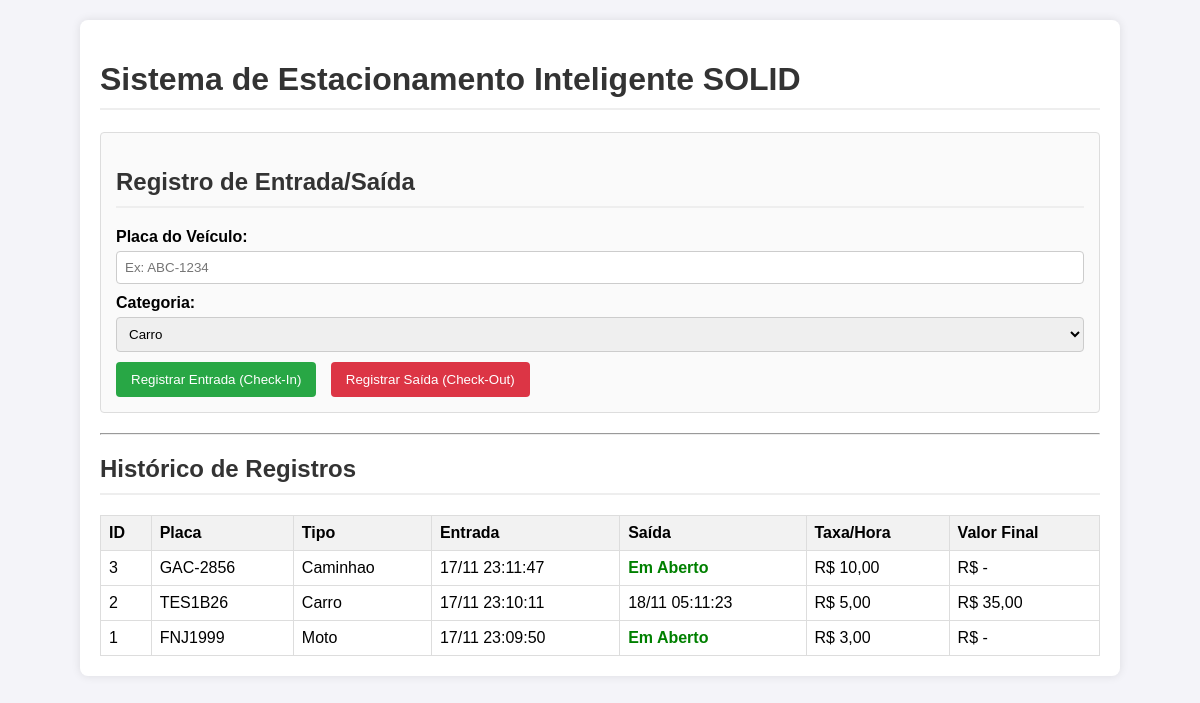
Before: / with the older database file.
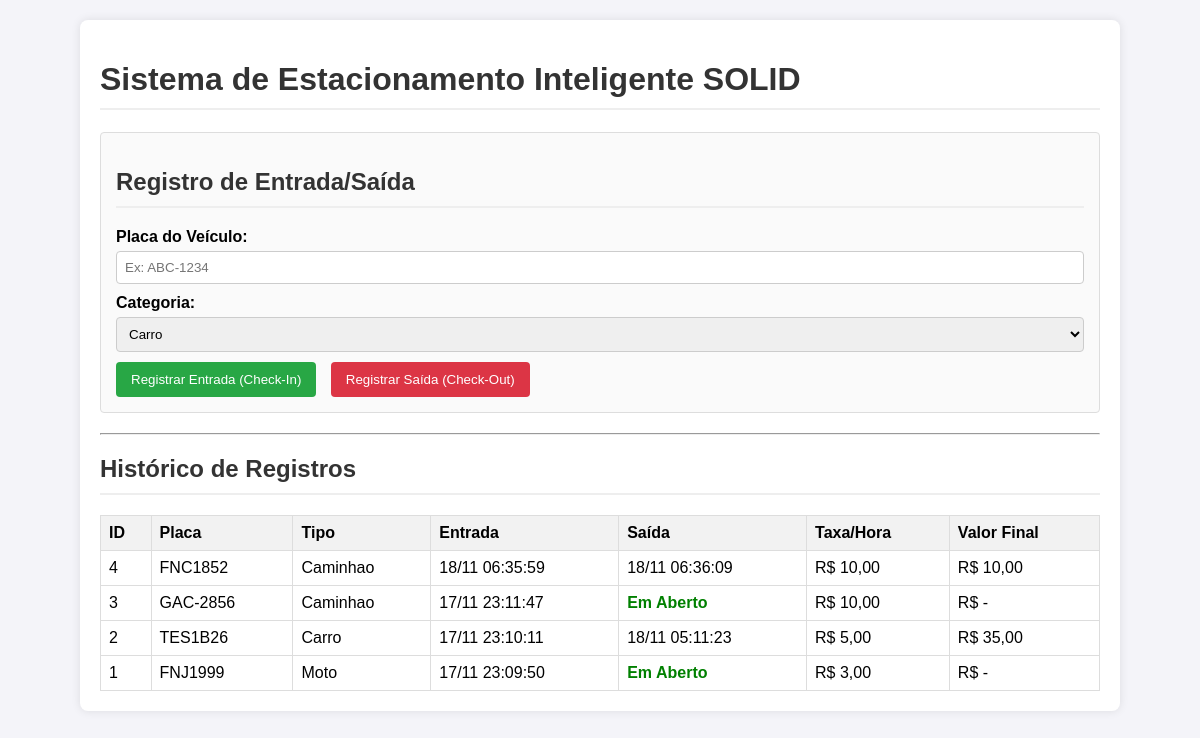
After: the same page with the newer database file.
### tables this page shows
CREATE TABLE vehicles (
  id INTEGER PRIMARY KEY AUTOINCREMENT,
  plate TEXT NOT NULL,
  vehicle_type TEXT NOT NULL,
  time_in DATETIME NOT NULL,
  time_out DATETIME NULL,
  hourly_rate REAL NOT NULL,
  total_fare REAL NULL
);

### src/Domain/Constants/VehicleTypeConstant.php (called while the page is built, shortened)
<?php
final class VehicleTypeConstant
{
    public static function getTypes(): array
    {
        return [self::CAR, self::MOTO, self::TRUCK];
    }
}

### src/Infra/Repository/SQLiteParkingRecordRepository.php (called while the page is built, shortened)
<?php
class SQLiteParkingRecordRepository implements ParkingRecordRepository
{
    private PDO $pdo;
    public function __construct()
    {
        $this->pdo = SQLiteConnection::connect();
    }
    public function findAll(): array
    {
        $sql = "SELECT * FROM vehicles ORDER BY time_in DESC";
        $stmt = $this->pdo->query($sql);
        $results = $stmt->fetchAll(\PDO::FETCH_ASSOC);
        $records = [];
        foreach ($results as $data) {
            $records[] = $this->mapToEntity($data);
        }
        return $records;
    }
    private function mapToEntity(array $data): ParkingRecord
    {
        $timeOut = $data['time_out'] ? new DateTimeImmutable($data['time_out']) : null;
        return new ParkingRecord(
            (int)$data['id'],
            $data['plate'],
            $data['vehicle_type'],
            new DateTimeImmutable($data['time_in']),
            (float)$data['hourly_rate'],
            $timeOut,
            $data['total_fare'] !== null ? (float)$data['total_fare'] : null
        );
    }
}

### src/Infra/Database/SQLiteConnection.php (called while the page is built, shortened)
<?php
class SQLiteConnection
{
    public static function connect(): PDO
    {
        try {
            $pdo = new PDO('sqlite:' . self::DB_FILE);
            $pdo->setAttribute(PDO::ATTR_ERRMODE, PDO::ERRMODE_EXCEPTION);
            $pdo->setAttribute(PDO::ATTR_DEFAULT_FETCH_MODE, PDO::FETCH_ASSOC);
            return $pdo;
        } catch (\PDOException $e) {
            throw new \RuntimeException("Erro ao conectar ao banco de dados SQLite: " . $e->getMessage());
        }
    }
}

### src/Domain/Entity/ParkingRecord.php (called while the page is built, shortened)
<?php
class ParkingRecord
{
    private ?int $id;
    private string $plate;
    private string $vehicleType;
    private DateTimeImmutable $timeIn;
    private ?DateTimeImmutable $timeOut;
    private float $hourlyRate;
    private ?float $totalFare;
    public function __construct(
        ?int $id,
        string $plate,
        string $vehicleType,
        DateTimeImmutable $timeIn,
        float $hourlyRate,
        ?DateTimeImmutable $timeOut = null,
        ?float $totalFare = null
    ) {
        $this->id = $id;
        $this->plate = $plate;
        $this->vehicleType = $vehicleType;
        $this->timeIn = $timeIn;
        $this->timeOut = $timeOut;
        $this->hourlyRate = $hourlyRate;
        $this->totalFare = $totalFare;
    }
    public function getId(): ?int
    {
        return $this->id;
    }
    public function getPlate(): string
    {
        return $this->plate;
    }
    public function getVehicleType(): string
    {
        return $this->vehicleType;
    }
    public function getTimeIn(): DateTimeImmutable
    {
        return $this->timeIn;
    }
    public function getTimeOut(): ?DateTimeImmutable
    {
        return $this->timeOut;
    }
    public function getHourlyRate(): float
    {
        return $this->hourlyRate;
    }
    public function getTotalFare(): ?float
    {
        return $this->totalFare;
    }
}

### public/index.php (the view, shortened to what this page needs)
<?php
$repository = new SQLiteParkingRecordRepository();
try {
    $allRecords = $repository->findAll();
} catch (\Exception $e) {
    $error = "Erro ao buscar registros: " . $e->getMessage();
    $allRecords = [];
}
?>
<!DOCTYPE html>
<html lang="pt-br">
<head>
</head>
<body>
<div class="container">
    <h1>Sistema de Estacionamento Inteligente SOLID</h1>
    <form method="POST">
        <h2>Registro de Entrada/Saída</h2>
        <label for="plate">Placa do Veículo:</label>
        <input type="text" id="plate" name="plate" placeholder="Ex: ABC-1234" required maxlength="7">
        <label for="vehicle_type">Categoria:</label>
        <select id="vehicle_type" name="vehicle_type" required>
            <?php foreach (VehicleTypeConstant::getTypes() as $type): ?>
                <option value="<?php echo $type; ?>"><?php echo ucfirst($type); ?></option>
            <?php endforeach; ?>
        </select>
        <button type="submit" class="btn-in" onclick="document.getElementById('action').value='check_in';">
            Registrar Entrada (Check-In)
        </button>
        <button type="submit" class="btn-out" onclick="document.getElementById('action').value='check_out';">
            Registrar Saída (Check-Out)
        </button>
    </form>
    <hr>
    <h2>Histórico de Registros</h2>
    <table class="report-table">
        <thead>
            <tr>
                <th>ID</th>
                <th>Placa</th>
                <th>Tipo</th>
                <th>Entrada</th>
                <th>Saída</th>
                <th>Taxa/Hora</th>
                <th>Valor Final</th>
            </tr>
        </thead>
        <tbody>
            <?php if (!empty($allRecords)): ?>
                <?php foreach ($allRecords as $record):
                    $entryTime = $record->getTimeIn()->format('d/m H:i:s');
                    $exitTime = $record->getTimeOut() ? $record->getTimeOut()->format('d/m H:i:s') : '<span style="color: green; font-weight: bold;">Em Aberto</span>';
                    $finalFare = $record->getTotalFare() ? number_format($record->getTotalFare(), 2, ',', '.') : '-';
                ?>
                <tr>
                    <td><?php echo $record->getId(); ?></td>
                    <td><?php echo $record->getPlate(); ?></td>
                    <td><?php echo ucfirst($record->getVehicleType()); ?></td>
                    <td><?php echo $entryTime; ?></td>
                    <td><?php echo $exitTime; ?></td>
                    <td>R$ <?php echo number_format($record->getHourlyRate(), 2, ',', '.'); ?></td>
                    <td>R$ <?php echo $finalFare; ?></td>
                </tr>
                <?php endforeach; ?>
            <?php else: ?>
                <tr>
                    <td colspan="7" style="text-align: center;">Nenhum registro encontrado no banco de dados.</td>
                </tr>
            <?php endif; ?>
        </tbody>
    </table>
</body>
</html>

### public/index.php (style rules this page uses)
body { font-family: Arial, sans-serif; margin: 20px; background-color: #f4f4f9; }
.container { max-width: 1000px; margin: auto; background: white; padding: 20px; border-radius: 8px; box-shadow: 0 0 10px rgba(0, 0, 0, 0.1); }
h1, h2 { color: #333; border-bottom: 2px solid #eee; padding-bottom: 10px; }
form { margin-bottom: 20px; padding: 15px; border: 1px solid #ddd; border-radius: 4px; background: #fafafa; }
label { display: block; margin-bottom: 5px; font-weight: bold; }
input[type="text"], select { width: 100%; padding: 8px; margin-bottom: 10px; border: 1px solid #ccc; border-radius: 4px; box-sizing: border-box; }
button { padding: 10px 15px; border: none; border-radius: 4px; cursor: pointer; color: white; margin-right: 10px; }
.btn-in { background-color: #28a745; }
.btn-out { background-color: #dc3545; }
.report-table { width: 100%; border-collapse: collapse; margin-top: 15px; }
.report-table th, .report-table td { border: 1px solid #ddd; padding: 8px; text-align: left; }
.report-table th { background-color: #f2f2f2; }

Changed rows visible on the page:
added vehicles: id "4", plate "FNC1852", vehicle_type "Caminhao", entryTime "18/11 06:35:59", format "18/11 06:36:09", hourly_rate "10,00", total_fare "10,00"
